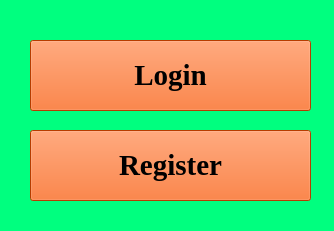
<?xml version="1.0" encoding="UTF-8"?>
<ui version="4.0">
 <class>MangMayTinh</class>
 <widget class="QMainWindow" name="MangMayTinh">
  <property name="geometry">
   <rect>
    <x>0</x>
    <y>0</y>
    <width>334</width>
    <height>231</height>
   </rect>
  </property>
  <property name="windowTitle">
   <string>MainWindow</string>
  </property>
  <property name="styleSheet">
   <string notr="true">background-color: rgb(0, 255, 127);</string>
  </property>
  <widget class="QWidget" name="centralwidget">
   <widget class="QToolButton" name="Button_login">
    <property name="geometry">
     <rect>
      <x>30</x>
      <y>40</y>
      <width>281</width>
      <height>71</height>
     </rect>
    </property>
    <property name="font">
     <font>
      <family>Times New Roman</family>
      <pointsize>22</pointsize>
      <weight>75</weight>
      <bold>true</bold>
     </font>
    </property>
    <property name="styleSheet">
     <string notr="true">background-color: rgb(255, 85, 0);</string>
    </property>
    <property name="text">
     <string>Login</string>
    </property>
   </widget>
   <widget class="QToolButton" name="button_register">
    <property name="geometry">
     <rect>
      <x>30</x>
      <y>130</y>
      <width>281</width>
      <height>71</height>
     </rect>
    </property>
    <property name="font">
     <font>
      <family>Times New Roman</family>
      <pointsize>22</pointsize>
      <weight>75</weight>
      <bold>true</bold>
     </font>
    </property>
    <property name="styleSheet">
     <string notr="true">background-color: rgb(255, 85, 0);</string>
    </property>
    <property name="text">
     <string>Register</string>
    </property>
   </widget>
  </widget>
 </widget>
 <resources/>
 <connections/>
</ui>
